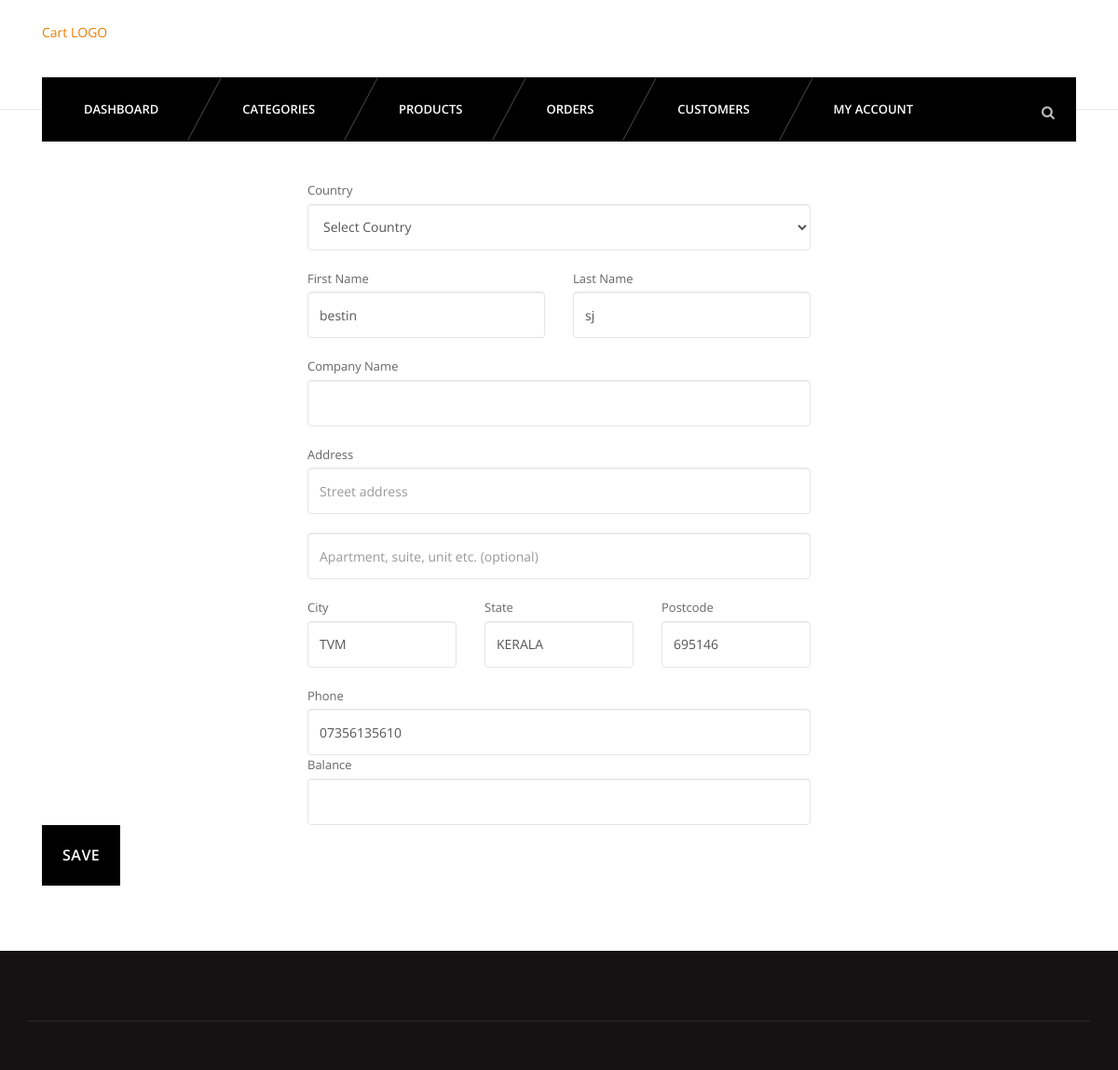
Page /shopping/manager/editcustomer.php?id=1 (signed in) on the committed database.
### tables this page shows
CREATE TABLE `usersmeta` (
  `id` int(11) NOT NULL,
  `uid` int(11) NOT NULL,
  `firstname` varchar(255) NOT NULL,
  `lastname` varchar(255) NOT NULL,
  `address` varchar(255) NOT NULL,
  `city` varchar(255) NOT NULL,
  `state` varchar(255) NOT NULL,
  `country` varchar(255) DEFAULT 'IN',
  `zip` varchar(255) NOT NULL,
  `mobile` varchar(255) NOT NULL
);

### shopping/manager/editcustomer.php (the view, shortened to what this page needs)
<?php
	require_once '../config/connect.php';
	if(isset($_GET) & !empty($_GET)){
		$uid =  $_GET['id'];
	}else{
		header('location: customers.php');
	}
$sql = "SELECT * FROM usersmeta WHERE id=$uid";
$res = mysqli_query($connection, $sql);
$r = mysqli_fetch_assoc($res);
?>
<?php include 'inc/header.php'; ?>
<?php include 'inc/nav.php'; ?>
<section id="content">
<form method="post">
<div class="container">
			<div class="row">
				<div class="col-md-6 col-md-offset-3">
					<div class="billing-details">
						<h3 class="uppercase">Billing Details</h3>
							<label class="">Country </label>
							<select name="country" class="form-control">
								<option value="">Select Country</option>
							</select>
							<div class="row">
								<div class="col-md-6">
									<label>First Name </label>
									<input name="fname" class="form-control" placeholder="" value="<?php if(!empty($r['firstname'])){ echo $r['firstname']; } elseif(isset($fname)){ echo $fname; } ?>" type="text">
								</div>
								<div class="col-md-6">
									<label>Last Name </label>
									<input name="lname" class="form-control" placeholder="" value="<?php if(!empty($r['lastname'])){ echo $r['lastname']; }elseif(isset($lname)){ echo $lname; } ?>" type="text">
								</div>
							</div>
							<label>Company Name</label>
							<input name="company" class="form-control" placeholder="" value="<?php if(!empty($r['company'])){ echo $r['company']; }elseif(isset($company)){ echo $company; } ?>" type="text">
							<label>Address </label>
							<input name="address1" class="form-control" placeholder="Street address" value="<?php if(!empty($r['address1'])){ echo $r['address1']; } elseif(isset($address1)){ echo $address1; } ?>" type="text">
							<input name="address2" class="form-control" placeholder="Apartment, suite, unit etc. (optional)" value="<?php if(!empty($r['address2'])){ echo $r['address2']; }elseif(isset($address2)){ echo $address2; } ?>" type="text">
							<div class="row">
								<div class="col-md-4">
									<label>City </label>
									<input name="city" class="form-control" placeholder="City" value="<?php if(!empty($r['city'])){ echo $r['city']; }elseif(isset($city)){ echo $city; } ?>" type="text">
								</div>
								<div class="col-md-4">
									<label>State</label>
									<input name="state" class="form-control" value="<?php if(!empty($r['state'])){ echo $r['state']; }elseif(isset($state)){ echo $state; } ?>" placeholder="State" type="text">
								</div>
								<div class="col-md-4">
									<label>Postcode </label>
									<input name="zipcode" class="form-control" placeholder="Postcode / Zip" value="<?php if(!empty($r['zip'])){ echo $r['zip']; }elseif(isset($zip)){ echo $zip; } ?>" type="text">
								</div>
							</div>
							<label>Phone </label>
							<input name="phone" class="form-control" id="billing_phone" placeholder="" value="<?php if(!empty($r['mobile'])){ echo $r['mobile']; }elseif(isset($phone)){ echo $phone; } ?>" type="text">
						<label>Balance </label>
							<input name="balance" class="form-control" id="balance" placeholder="" value="<?php if(!empty($r['balance'])){ echo $r['balance']; }elseif(isset($balance)){ echo $balance; } ?>" type="text">
					</div>
				</div>
			</div>
<input type="submit" class="button btn-lg" value="Save">
</form>
</section>
<?php include 'inc/footer.php' ?>

### shopping/css/light.css (style rules this page uses)
body { background-color:#fff; }

### rows in the picture
usersmeta: fname "bestin", lname "sj", city "TVM", state "KERALA", zipcode "695146", phone "07356135610"
